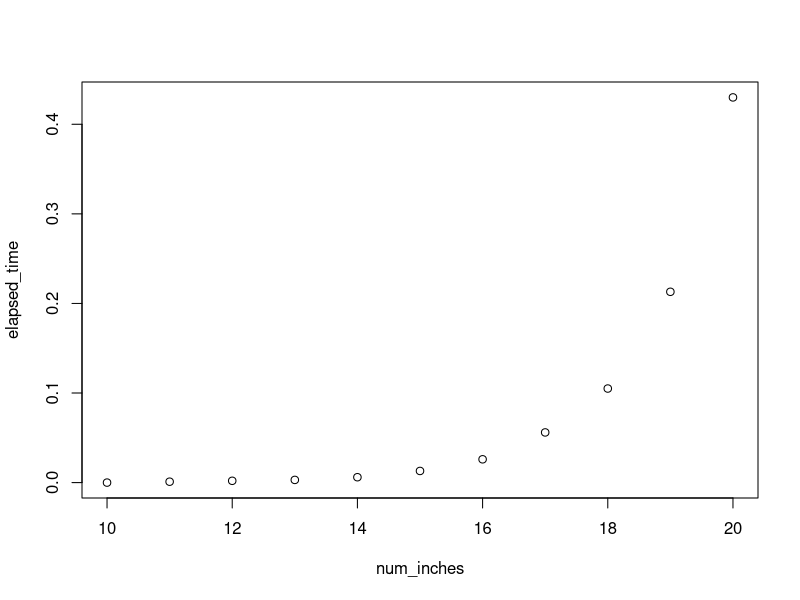

Recreate this plot in R.
## ---- chunk 1
knitr::opts_chunk$set(echo = TRUE)
knitr::opts_chunk$set(comment = NA)
## ---- chunk 2
price <- c(1,5,8,9,10,17,17,20,24,30,34,34,38,40,45,46,47,50,52,55)
CutChurro <- function(n) {
  if (n == 0)
    return(0)
  maxTotPrice <- -1
  for(i in 1:n) {
    totPriceTry <- price[i] + CutChurro(n-i)
    if(totPriceTry > maxTotPrice)
            maxTotPrice <- totPriceTry 
  }
  return(maxTotPrice)
}
dummycall <- CutChurro(4) # so function gets loaded b/4 timing test
## ---- chunk 3
num_inches <- 10:20
elapsed_time = sapply(num_inches,function(n){system.time(CutChurro(n))['elapsed']} )
rbind(num_inches, elapsed_time)
## ---- chunk 4
plot(num_inches, elapsed_time)
## ---- chunk 5
library(knitr)
roster <- c("Ethan", "Talia", "Drake", "Jack", "Andrew", "Blake", "Jordan", "Graham", "Kevin", "Logan", "Claire", "Bri", "Trevor", "James", "Kristen", "Levi", "Grace", "John", "Isaac", "Josiah", "Nathan")
set.seed(1292021) 
n <- length(roster)
ngps <- 7
maxingp <- ceiling(n/ngps)
# just make random groups
groups <- matrix(c(roster[sample(n)], 
                   rep("",(maxingp - (n %% maxingp)) %% maxingp)), 
                 ncol=maxingp, byrow=FALSE)
rownames(groups) <- paste0("Table #", 1:nrow(groups))
kable(t(groups))
